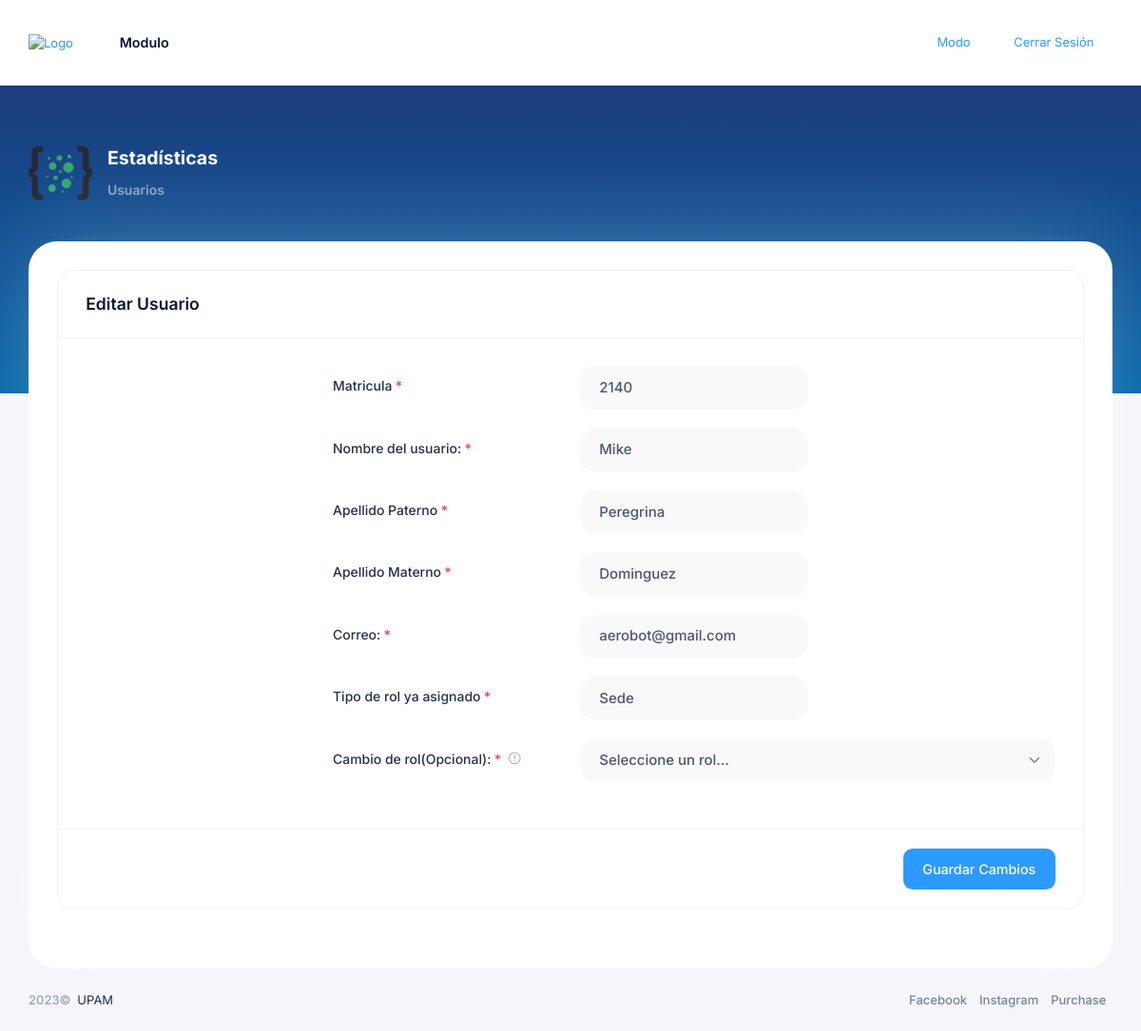
/index.php?c=estad&a=edit_usuario&id=2140 (signed in), run on the app's committed database.
### tables this page shows
CREATE TABLE `usuarios` (
  `IdUsuario` int(11) NOT NULL,
  `CorreoE` varchar(255) NOT NULL,
  `Contrasena` varchar(255) DEFAULT NULL,
  `idRol` int(11) NOT NULL,
  `NombreU` varchar(255) NOT NULL,
  `APaternoU` varchar(255) NOT NULL,
  `AMaternoU` varchar(255) NOT NULL
);

CREATE TABLE `roles` (
  `idRol` int(11) NOT NULL,
  `nombreRol` varchar(50) NOT NULL
);

### Controllers/Estadisticos.php (called while the page is built, shortened)
<?php
class EstadController
{
    public function __construct()
    {
        require_once "Models/UsuariosModel.php";
    }
    public function edit_usuario($id)
    {
        $usuario = new UsuarioModel();
        $data = $usuario->act_usuario($id);
        require_once "Views/Estadisticos/editUsuario.php";
    }
}

### config/database.php (called while the page is built)
<?php
	class Conectar {
		public static function conexion(){
			$conexion = new mysqli("localhost", "root","Toor2019.", "vinculacion");
			return $conexion;
		}
	}
?>

### Models/UsuariosModel.php (called while the page is built, shortened)
<?php
class UsuarioModel
{
    private $db;
    public function __construct()
    {
        $this->db = Conectar::conexion();
    }
    public function act_usuario($id)
    {
        $sql = "SELECT * FROM usuarios inner join roles on usuarios.idRol = roles.idRol WHERE IdUsuario = ? LIMIT 1";
        $stmt = $this->db->prepare($sql);
        $stmt->bind_param('s', $id);
        $stmt->execute();
        $result = $stmt->get_result();
        if ($result->num_rows > 0) {
            $row = $result->fetch_assoc();
            return $row;
        } else {
            return null;
        }
    }
}

### Views/Estadisticos/editUsuario.php (the view, shortened to what this page needs)
<!DOCTYPE html>
<html lang="en">
<head>
    <link href="assets/plugins/custom/datatables/datatables.bundle.css" rel="stylesheet" type="text/css" />
    <link href="assets/plugins/global/plugins.bundle.css" rel="stylesheet" type="text/css" />
    <link href="assets/css/style.bundle.css" rel="stylesheet" type="text/css" />
</head>
<body id="kt_app_body" data-kt-app-header-fixed-mobile="true" data-kt-app-toolbar-enabled="true" class="app-default">
    <div class="d-flex flex-column flex-root app-root" id="kt_app_root">
        <div class="app-page flex-column flex-column-fluid" id="kt_app_page">
            <?php
            include('header.php');
            ?>
            <div class="app-wrapper flex-column flex-row-fluid" id="kt_app_wrapper">
                <div id="kt_app_toolbar" class="app-toolbar py-6">
                    <div id="kt_app_toolbar_container" class="app-container container-xxl d-flex align-items-start">
                        <div class="d-flex flex-column flex-row-fluid">
                            <div class="d-flex flex-stack flex-wrap flex-lg-nowrap gap-4 gap-lg-10 pt-6 pb-18 py-lg-13">
                                <div class="page-title d-flex align-items-center me-3">
                                    <img alt="Logo" src="assets/media/svg/misc/layer.svg" class="h-60px me-5" />
                                    <h1 class="page-heading d-flex text-white fw-bolder fs-2 flex-column justify-content-center my-0">Estadísticas
                                        <span class="page-desc text-white opacity-50 fs-6 fw-bold pt-4">Usuarios</span>
                                    </h1>
                                </div>
                            </div>
                        </div>
                    </div>
                </div>
                <div class="app-container container-xxl">
                    <div class="app-main flex-column flex-row-fluid" id="kt_app_main">
                        <div class="d-flex flex-column flex-column-fluid">
                            <div id="kt_app_content" class="app-content">
                                <div class="card mb-5 mb-xl-10">
                                    <div class="card-header border-0 cursor-pointer" role="button" data-bs-toggle="collapse" data-bs-target="#kt_account_profile_details" aria-expanded="true" aria-controls="kt_account_profile_details">
                                        <div class="card-title m-0">
                                            <h3 class="fw-bold m-0">Editar Usuario</h3>
                                        </div>
                                    </div>
                                    <div id="kt_account_settings_profile_details" class="collapse show">
                                        <form action="index.php?c=estad&a=usuario_editado" method="post">
                                            <div class="card-body border-top p-9">
                                                <div class="row mb-6" style="margin-left:250px;">
                                                    <label class="col-lg-4 col-form-label required fw-semibold fs-6">Matricula</label>
                                                    <div class="col-lg-8">
                                                        <div class="row">
                                                            <div class="col-lg-6 fv-row">
                                                                <input type="text" name="matricula" class="form-control form-control-lg form-control-solid mb-3 mb-lg-0" value="<?php echo $data["IdUsuario"] ?>" required />
                                                            </div>
                                                        </div>
                                                    </div>
                                                </div>
                                                <div class="row mb-6" style="margin-left:250px;">
                                                    <label class="col-lg-4 col-form-label required fw-semibold fs-6">Nombre del usuario:</label>
                                                    <div class="col-lg-8">
                                                        <div class="row">
                                                            <div class="col-lg-6 fv-row">
                                                                <input type="text" name="nombre" class="form-control form-control-lg form-control-solid mb-3 mb-lg-0" value="<?php echo $data["NombreU"] ?>" required />
                                                            </div>
                                                        </div>
                                                    </div>
                                                </div>
                                                <div class="row mb-6" style="margin-left:250px;">
                                                    <label class="col-lg-4 col-form-label required fw-semibold fs-6">Apellido Paterno</label>
                                                    <div class="col-lg-8">
                                                        <div class="row">
                                                            <div class="col-lg-6 fv-row">
                                                                <input type="text" name="apellidop" class="form-control form-control-lg form-control-solid mb-3 mb-lg-0" value="<?php echo $data["APaternoU"] ?>" required />
                                                            </div>
                                                        </div>
                                                    </div>
                                                </div>
                                                <div class="row mb-6" style="margin-left:250px;">
                                                    <label class="col-lg-4 col-form-label required fw-semibold fs-6">Apellido Materno</label>
                                                    <div class="col-lg-8">
                                                        <div class="row">
                                                            <div class="col-lg-6 fv-row">
                                                                <input type="text" name="apellidom" class="form-control form-control-lg form-control-solid mb-3 mb-lg-0" value="<?php echo $data["AMaternoU"] ?>" required />
                                                            </div>
                                                        </div>
                                                    </div>
                                                </div>
                                                <div class="row mb-6" style="margin-left:250px;">
                                                    <label class="col-lg-4 col-form-label required fw-semibold fs-6">Correo:</label>
                                                    <div class="col-lg-8">
                                                        <div class="row">
                                                            <div class="col-lg-6 fv-row">
                                                                <input type="text" name="correo" class="form-control form-control-lg form-control-solid mb-3 mb-lg-0" value="<?php echo $data["CorreoE"] ?>" />
                                                            </div>
                                                        </div>
                                                    </div>
                                                </div>
                                                <div class="row mb-6" style="margin-left:250px;">
                                                    <label class="col-lg-4 col-form-label required fw-semibold fs-6">Tipo de rol ya asignado</label>
                                                    <div class="col-lg-8">
                                                        <div class="row">
                                                            <div class="col-lg-6 fv-row">
                                                                <input type="text" id="rol_t" name="rol_t" class="form-control form-control-lg form-control-solid mb-3 mb-lg-0" value="<?php echo $data['nombreRol']; ?>" readonly>
                                                            </div>
                                                        </div>
                                                    </div>
                                                </div>
                                                <div class="row mb-6" style="margin-left:250px;">
                                                    <label class="col-lg-4 col-form-label fw-semibold fs-6">
                                                        <span class="required">Cambio de rol(Opcional):</span>
                                                        <span class="ms-1" data-bs-toggle="tooltip" title="Country of origination">
                                                            <i class="ki-outline ki-information-5 text-gray-500 fs-6"></i>
                                                        </span>
                                                    </label>
                                                    <div class="col-lg-8 fv-row">
                                                        <select name="tipo_rol" aria-label="Seleccione un periodo" data-control="select2" data-placeholder="Seleccione un rol..." class="form-select form-select-solid form-select-lg">
                                                            <option value="">Seleccione un rol...</option>
                                                        </select>
                                                    </div>
                                                </div>
                                            </div>
                                            <div class="card-footer d-flex justify-content-end py-6 px-9">
                                                <button type="submit" class="btn btn-primary" id="kt_account_profile_details_submit">Guardar Cambios</button>
                                            </div>
                                        </form>
                                    </div>
                                </div>
                            </div>
                        </div>
                    </div>
                </div>
            </div>
        </div>
    </div>
</body>
</html>

### data on the page
usuarios: matricula "2140", nombre "Mike", apellidop "Peregrina", apellidom "Dominguez", correo "aerobot@gmail.com", rol_t "Sede"
